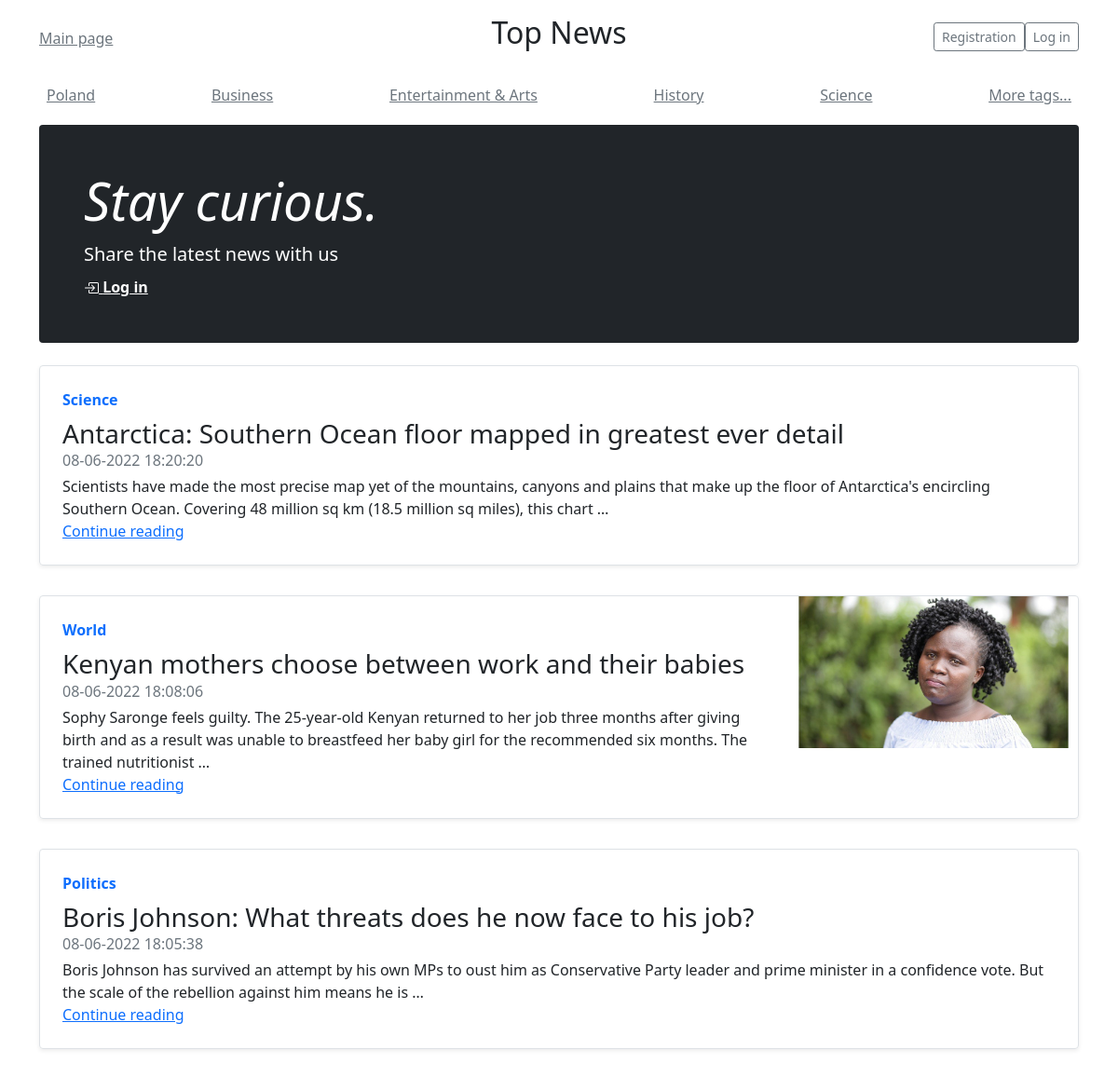
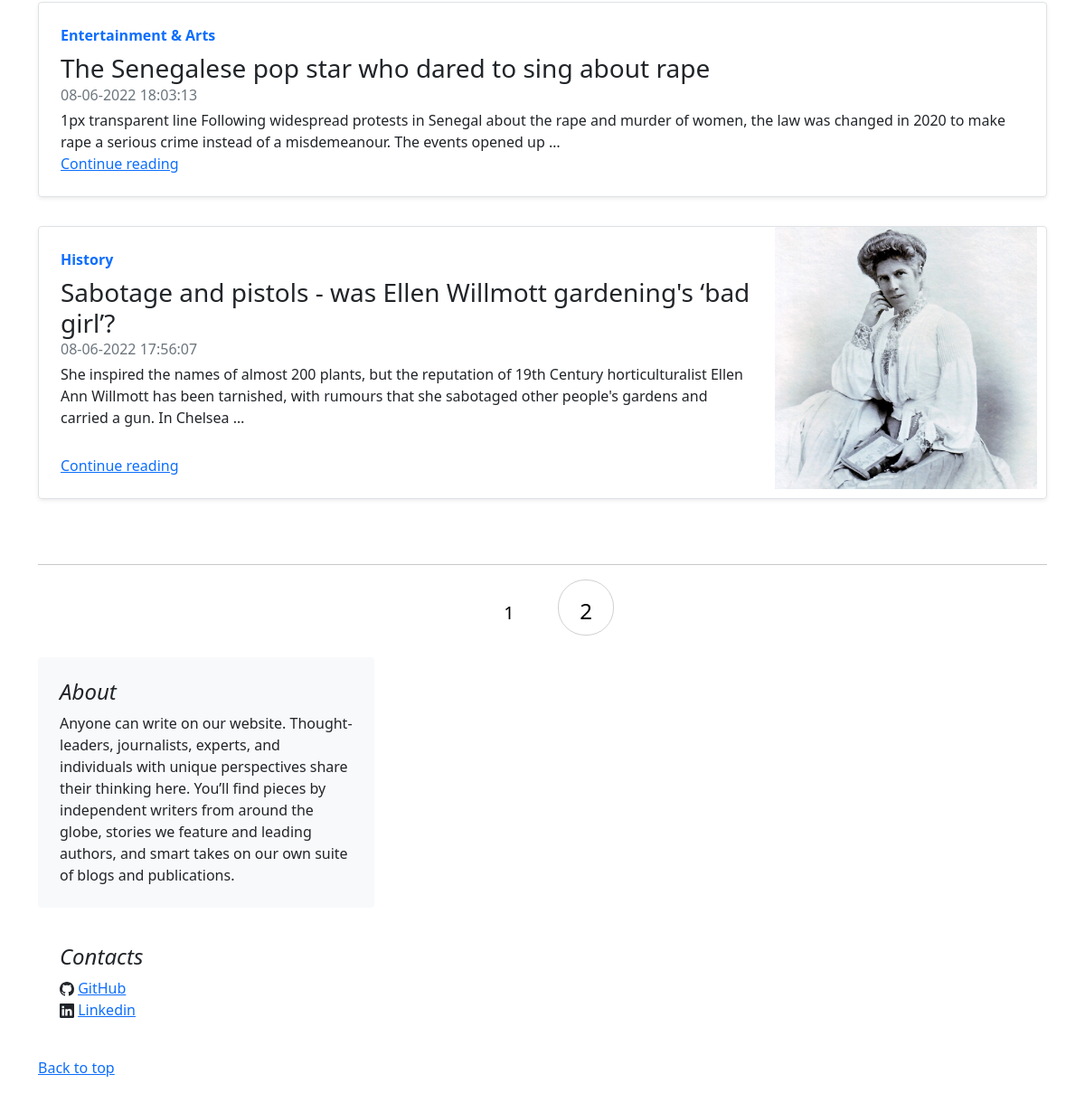
The page / on the database its author committed (2 pictures, top to bottom).
### news/models.py (models this page shows, shortened)
class CategoryArticle(models.Model):
    name_category = models.CharField(max_length=30, verbose_name='Name tags')
    slug = models.SlugField(max_length=35, unique=True, db_index=True, verbose_name='URL', blank=True)
    create = models.DateTimeField(auto_now_add=True, verbose_name='Time of creation')
    def __str__(self):
        return f'{self.name_category}'
    class Meta:
        ordering = ('-create',)

class Article(models.Model):
    STATUS_CHOISE = (
        ('draft', 'Draft'),
        ('publisher', 'Publisher'),
    )
    title = models.CharField(max_length=250, verbose_name='Title')
    text = models.TextField(blank=False, default='', verbose_name='Text')
    author = models.ForeignKey(User, on_delete=models.CASCADE, related_name='blog_posts', verbose_name='Author')
    photo = models.ImageField(upload_to='photos/%Y/%m/%d/', blank=True, verbose_name='Photo')
    last_change = models.DateTimeField(auto_now=True, verbose_name='Last change')
    create = models.DateTimeField(auto_now_add=True, verbose_name='Time of creation')
    slug_field = models.SlugField(max_length=250, unique=True, verbose_name='Slug')
    status = models.CharField(max_length=10, choices=STATUS_CHOISE, default='draft', verbose_name='Status')
    video = EmbedVideoField(blank=True, verbose_name='Video')
    category = models.ForeignKey(CategoryArticle, on_delete=models.CASCADE, related_name='tag', verbose_name='Category')
    def get_absolute_url(self):
        return reverse('one_article', kwargs={'slug_field': self.slug_field})
    class Meta:
        ordering = ('-create',)

### news/views.py (the view)
# urls.py: path('', ArticleListView.as_view(), name='article_list'),
class ArticleListView(ListView):
    model = Article
    template_name = 'news/article/main_page.html'
    context_object_name = 'articles'
    paginate_by = 5
    def get_context_data(self, *, objects_list=None, **kwargs):
        context = super().get_context_data(**kwargs)
        context['title'] = 'Main page'
        return context
    def get_queryset(self):
        return Article.objects.filter(status='publisher').select_related('category')

### news/templatetags/news_medium_tags.py (called while the page is built)
@register.simple_tag()
def get_5_tags():
    return CategoryArticle.objects.all().only('name_category', 'slug')[:5]

### news/templates/news/article/main_page.html (shortened to what this page needs)
{% extends 'news/base.html' %}
{% block content %}
{% for article in articles %}
<div class="row mb-2">
    <div class="col-md-12">
        <div class="row g-0 border rounded overflow-hidden flex-md-row mb-4 shadow-sm h-md-250 position-relative">
            <div class="col p-4 d-flex flex-column position-static">
                <strong class="d-inline-block mb-2 text-primary">{{article.category}}</strong>
                <h3 class="mb-0">{{article.title}}</h3>
                <div class="mb-1 text-muted">{{article.create | date:"d-m-Y H:i:s"}}</div>
                <p class="card-text mb-auto">{{article.text | truncatewords:35 }}</p>
                <a href="{{ article.get_absolute_url }}" class="stretched-link">Continue reading</a>
            </div>
            <div class="col-auto d-none d-lg-block">
                {% if article.photo %}
                <p><img class="img-article-left" src="{{article.photo.url}}"></p>
                {% endif %}
            </div>
        </div>
    </div>
</div>
{% empty %}
<h2><li>There are no articles for this tag yet, go back to tags: <a href="{% url 'tags' %}">back</a></li></h2>
    <h6>(Or add an article to this tag ^.^ )</h6>
{% endfor %}
{% endblock %}

### news/templates/news/base.html (shortened to what this page needs)
{% load static %}
{% load news_medium_tags %}
{% load embed_video_tags %}
<!DOCTYPE html>
<html lang="en">
<head>
    <link rel="stylesheet" href="https://cdn.jsdelivr.net/npm/bootstrap@5.1.3/dist/css/bootstrap.min.css">
    <link rel="stylesheet" href="{% static 'news_medium/css/main.css' %}">
</head>
<body>
<div class="container">
    <header class="blog-header py-3">
        <div class="row flex-nowrap justify-content-between align-items-center">
            <div class="col-4 pt-1">
                <a class="link-secondary" href="{% url 'article_list' %}">Main page</a>
            </div>
            <div class="col-4 text-center">
                <h2>Top News</h2>
            </div>
            <div class="col-4 d-flex justify-content-end align-items-center">
                {% if request.user.is_authenticated %}
                    <aclass="btn btn-sm btn-outline-secondary">user: <strong>{{ user.username }}</strong></a>
                    <a href="{% url 'logout' %}" class="btn btn-sm btn-outline-secondary">Log out</a>
                {% else %}
                    <a href="{% url 'register' %}" class="btn btn-sm btn-outline-secondary">Registration</a>
                    <a href="{% url 'login' %}" class="btn btn-sm btn-outline-secondary">Log in</a>
                {% endif %}
            </div>
        </div>
    </header>
    {% get_5_tags as tags_article %}
    <div class="nav-scroller py-1 mb-2">
        <nav class="nav d-flex justify-content-between">
            {% for tag in tags_article %}
                <a class="p-2 link-secondary" href="/tags/{{ tag.slug }}">{{ tag }}</a>
            {% empty %}
                <a class="p-2 link-secondary" href="#">No tags</a>
            {% endfor %}
            <a class="p-2 link-secondary" href="{% url 'tags' %}">More tags...</a>
        </nav>
    </div>
</div>
<main class="container">
    <div class="p-4 p-md-5 mb-4 text-white rounded bg-dark">
        <div class="col-md-6 px-0">
            <h1 class="display-4 fst-italic">Stay curious.</h1>
            <p class="lead my-2">Share the latest news with us</p>
            {% if request.user.is_authenticated %}
                <a href="{% url 'add_article' %}" class="text-white fw-bold">
                    <svg xmlns="http://www.w3.org/2000/svg" width="16" height="16" fill="currentColor"
                         class="bi bi-plus-circle" viewBox="0 0 16 16">
                        <path d="M8 15A7 7 0 1 1 8 1a7 7 0 0 1 0 14zm0 1A8 8 0 1 0 8 0a8 8 0 0 0 0 16z"/>
                        <path d="M8 4a.5.5 0 0 1 .5.5v3h3a.5.5 0 0 1 0 1h-3v3a.5.5 0 0 1-1 0v-3h-3a.5.5 0 0 1 0-1h3v-3A.5.5 0 0 1 8 4z"/>
                    </svg>
                    Add post</a>
            {% else %}
                <a href="{% url 'login' %}" class="text-white fw-bold">
                    Log in</a>
            {% endif %}
        </div>
    </div>
    {% block content %}
    {% endblock %}
<br/>
<hr/>
    {% if page_obj.has_other_pages %}
        <nav class="list-pages">
            <ul>
                {% for p in paginator.page_range %}
                    {% if page_obj.number == p %}
                        <li class="page-num page-num-selected">{{ p }}</li>
                    {% elif p >= page_obj.number|add:-2 and p <= page_obj.number|add:2 %}
                        <li class='page-num'>
                            <a href="?page={{ p }}">{{ p }}</a>
                        </li>
                    {% endif %}
                {% endfor %}
            </ul>
        </nav>
    {% endif %}
    <div class="col-md-4">
        <div class="position-sticky" style="top: 2rem;">
            <div class="p-4 mb-3 bg-light rounded">
                <h4 class="fst-italic">About</h4>
                <p class="mb-0">Anyone can write on our website. Thought-leaders, journalists, experts, and individuals
                    with
                    unique perspectives share their thinking here. You’ll find pieces by independent writers from around
                    the globe, stories we feature and leading authors, and smart takes on our own suite of blogs and
                    publications.</p>
            </div>
            <div class="p-4">
                <h4 class="fst-italic">Сontacts</h4>
                <ol class="list-unstyled">
                    <li>
                        <a href="https://github.com/Lavliet90"> GitHub</a></li>
                    <li>
                        <a href="https://www.linkedin.com/in/yan-alsheuski-63066b221/"> Linkedin</a></li>
                </ol>
            </div>
        </div>
    </div>
    <footer class="blog-footer">
        <p>
            <a href="#">Back to top</a>
        </p>
    </footer>
</main>
</body>
</html>

### news/static/news_medium/css/main.css (style rules this page uses)
img.img-article-left { max-width: 300px; height: auto; float: right; padding: 0 10px 10px 0; }
.list-pages .page-num, .page-num-selected { display: inline-block; width: 60px; height: 44px; padding: 16px 0 0 0; border: 1px solid #d0d0d0; border-radius: 30px; }
.list-pages .page-num-selected { border: none; color: #000; font-size: 20px; }
.list-pages { text-align: center; margin: 0 0 20px 0; }
.list-pages ul li { display: inline-block; margin: 0 20px 0 0; box-sizing: content-box; }
.list-pages a { color: #000; font-size: 24px; text-decoration: none; box-sizing: content-box; }
.list-pages { text-align: center; margin: 0 0 20px 0; box-sizing: content-box }

### rows shown on the page
CategoryArticle: name_category "Poland"
CategoryArticle: name_category "Business"
CategoryArticle: name_category "Entertainment & Arts"
CategoryArticle: name_category "History"
CategoryArticle: name_category "Science"
Article: category "Science", title "Antarctica: Southern Ocean floor mapped in greatest ever detail", create "08-06-2022 18:20:20", text "Scientists have made the most precise map yet of the mountains, canyons and plains that make up the floor of Antarctica's encircling Southern Ocean. Covering 48 million sq km (18.5 million sq miles), this chart …"
Article: category "World", title "Kenyan mothers choose between work and their babies", create "08-06-2022 18:08:06", text "Sophy Saronge feels guilty. The 25-year-old Kenyan returned to her job three months after giving birth and as a result was unable to breastfeed her baby girl for the recommended six months. The trained nutritionist …", photo (picture)
Article: category "Politics", title "Boris Johnson: What threats does he now face to his job?", create "08-06-2022 18:05:38", text "Boris Johnson has survived an attempt by his own MPs to oust him as Conservative Party leader and prime minister in a confidence vote. But the scale of the rebellion against him means he is …"
Article: category "Entertainment & Arts", title "The Senegalese pop star who dared to sing about rape", create "08-06-2022 18:03:13", text "1px transparent line Following widespread protests in Senegal about the rape and murder of women, the law was changed in 2020 to make rape a serious crime instead of a misdemeanour. The events opened up …"
Article: category "History", title "Sabotage and pistols - was Ellen Willmott gardening's ‘bad girl’?", create "08-06-2022 17:56:07", text "She inspired the names of almost 200 plants, but the reputation of 19th Century horticulturalist Ellen Ann Willmott has been tarnished, with rumours that she sabotaged other people's gardens and carried a gun. In Chelsea …", photo (picture)

### other values the page prints
{{ p }} "1"
{{ p }} "2"
